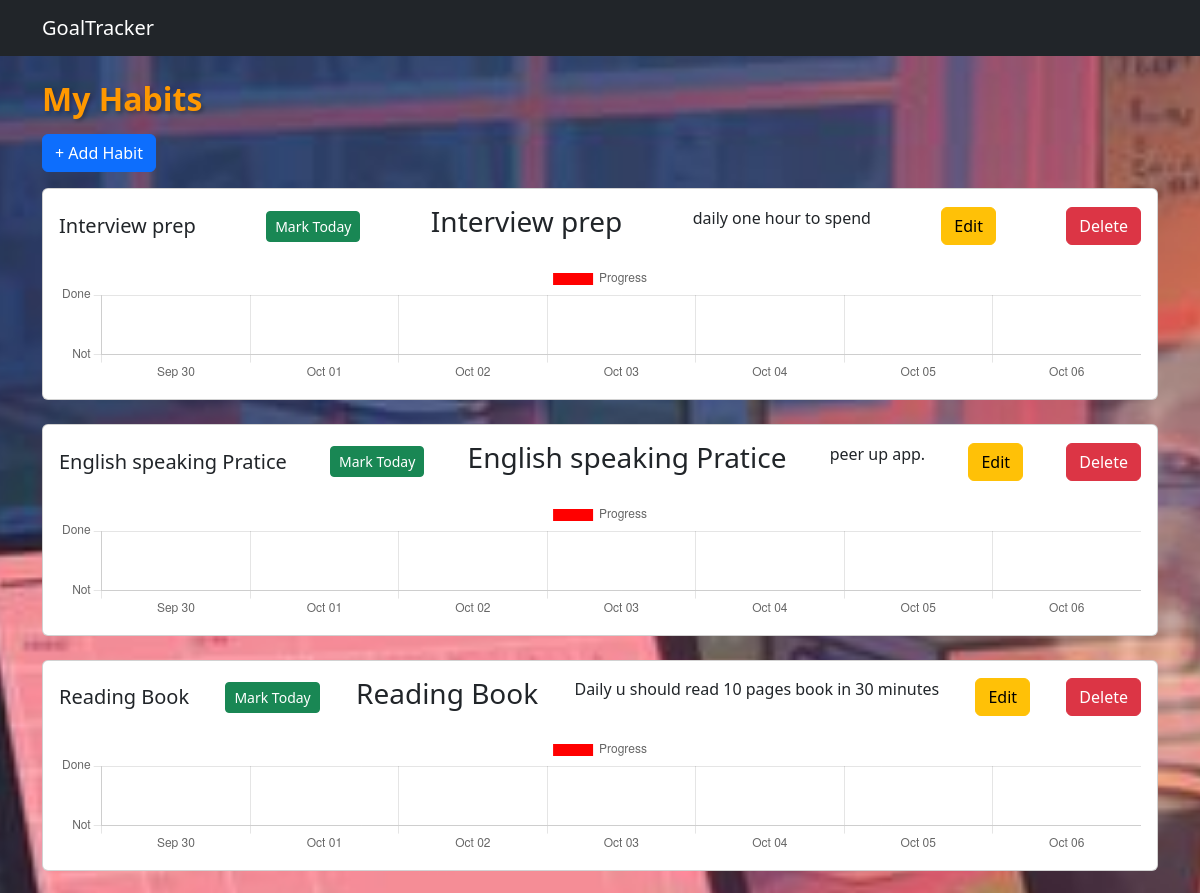
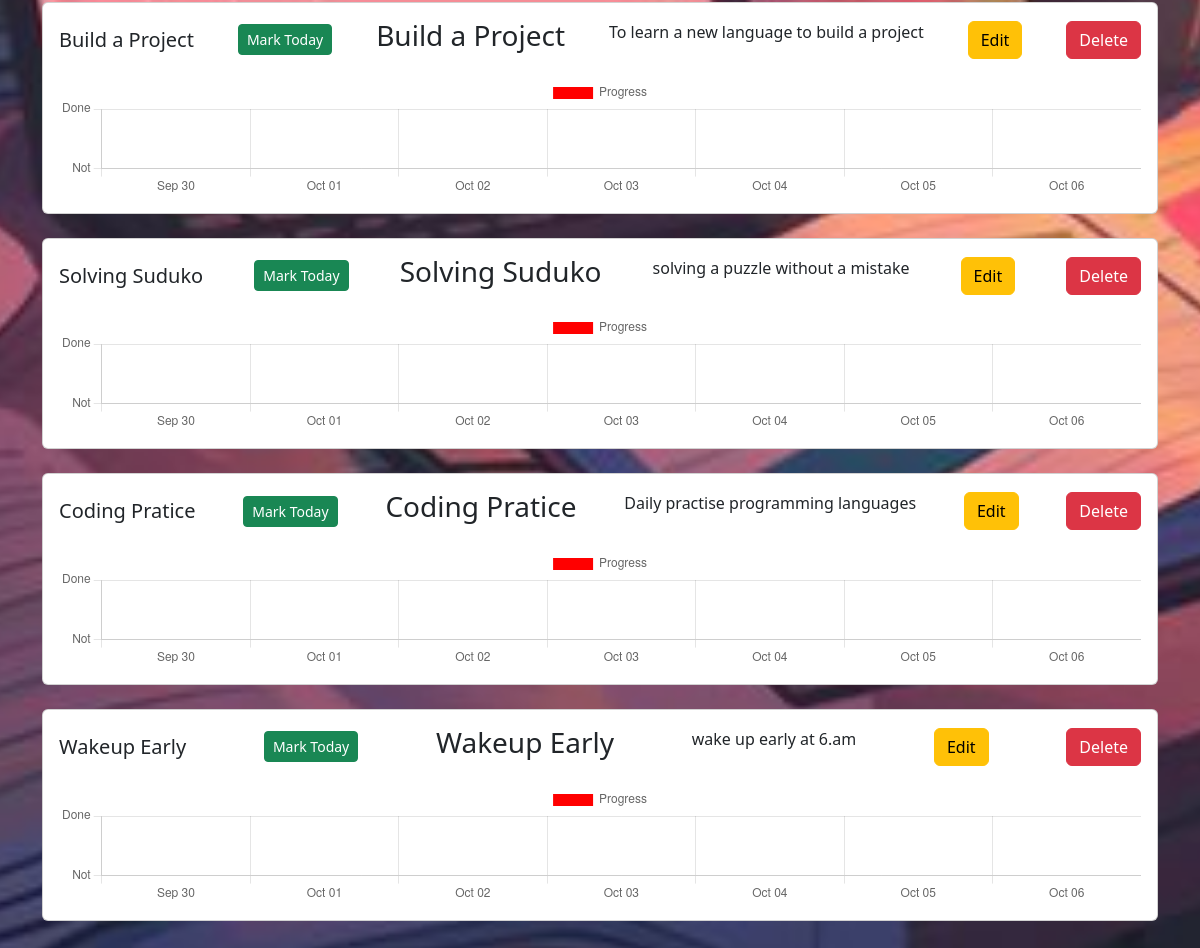
The page / on the database its author committed (2 pictures, top to bottom).
### habits/models.py (models this page shows, shortened)
class Habit(models.Model):
    name = models.CharField(max_length=100)
    description = models.TextField(blank=True)
    created_at = models.DateTimeField(auto_now_add=True)

### habits/views.py (the view)
# urls.py: path('', views.habit_list, name='habit_list'),
def habit_list(request):
    habits = Habit.objects.all()
    today = timezone.now().date()
    logs = HabitLog.objects.filter(date=today)
    chart_data = []
    for habit in habits:
        dates = [(today - timedelta(days=i)) for i in range(6, -1, -1)]
        status_values = []
        for date in dates:
            log = HabitLog.objects.filter(habit=habit, date=date).first()
            status_values.append(1 if log and log.status == 'done' else 0)
        chart_data.append({
            'habit': habit.name,
            'dates': [d.strftime('%b %d') for d in dates],
            'values': status_values,
        })
    chart_data_json = json.dumps(chart_data)
    return render(request, 'habits/habit_list.html', {
        'habits': habits,
        'logs': logs,
        'today': today,
        'chart_data': chart_data_json
    })

### templates/habits/habit_list.html (shortened to what this page needs)
{% extends 'base.html' %}
{% block content %}
  <h2 class="highlight-heading mb-3">My Habits</h2>
  <a class="btn btn-primary mb-3" href="{% url 'add_habit' %}">+ Add Habit</a>
  {% for habit in habits %}
    <div class="card mb-4 p-3">
      <div class="d-flex justify-content-between align-items-center">
        <h5 class="mb-0">{{ habit.name }}</h5>
        <a class="btn btn-sm btn-success" href="{% url 'mark_habit' habit.id %}">Mark Today</a>
        <h3>{{ habit.name }}</h3>
        <p>{{ habit.description }}</p>
        <a href="{% url 'edit_habit' habit.id %}" class="btn btn-warning">Edit</a>
        <form method="post" action="{% url 'delete_habit' habit.id %}" style="display:inline;">
        <button type="submit" class="btn btn-danger">Delete</button>
        </form>
      </div>
      <canvas id="chart-{{ forloop.counter }}" class="mt-3" height="120"></canvas>
    </div>
  {% endfor %}
{% endblock %}
{% block extra_scripts %}
<script>
   const chartData = JSON.parse('{{ chart_data|escapejs }}');
   console.log(chartData);
  chartData.forEach((data, index) => {
    const ctx = document.getElementById(`chart-${index+1}`).getContext('2d');
    new Chart(ctx, {
      type: 'bar',
      data: {
        labels: data.dates,
        datasets: [{
          label: 'Progress',
          data: data.values,
          backgroundColor: data.values.map(v => v ? 'green' : 'red'),
        }]
      },
      options: {
        responsive: true,
        scales: {
          y: {
            beginAtZero: true,
            ticks: { stepSize: 1, callback: v => v ? 'Done' : 'Not' },
            suggestedMax: 1
          }
        }
      }
    });
  });
</script>
{% endblock %}

### templates/base.html (shortened to what this page needs)
<!doctype html>
<html lang="en">
<head>
  <link
    rel="stylesheet"
    href="https://cdn.jsdelivr.net/npm/bootstrap@5.3.3/dist/css/bootstrap.min.css"
  />
</head>
<body class="bg-light">
  <nav class="navbar navbar-dark bg-dark">
    <div class="container"><span class="navbar-brand">GoalTracker</span></div>
  </nav>
  <main class="container py-4">
    {% block content %}{% endblock %}
  </main>
  {% block extra_scripts %}{% endblock %}
</body>
</html>

### templates/base.html (style rules this page uses)
body { background: url('/static/images/bg.jpg') no-repeat center center fixed; background-size: cover; }
.highlight-heading { color: #ff9800; font-weight: bold; text-shadow: 2px 2px 4px rgba(0,0,0,0.3); }

### rows shown on the page
Habit: name "Interview prep", description "daily one hour to spend"
Habit: name "English speaking Pratice", description "peer up app."
Habit: name "Reading Book", description "Daily u should read 10 pages book in 30 minutes"
Habit: name "Build a Project", description "To learn a new language to build a project"
Habit: name "Solving Suduko", description "solving a puzzle without a mistake"
Habit: name "Coding Pratice", description "Daily practise programming languages"
Habit: name "Wakeup Early", description "wake up early at 6.am"
